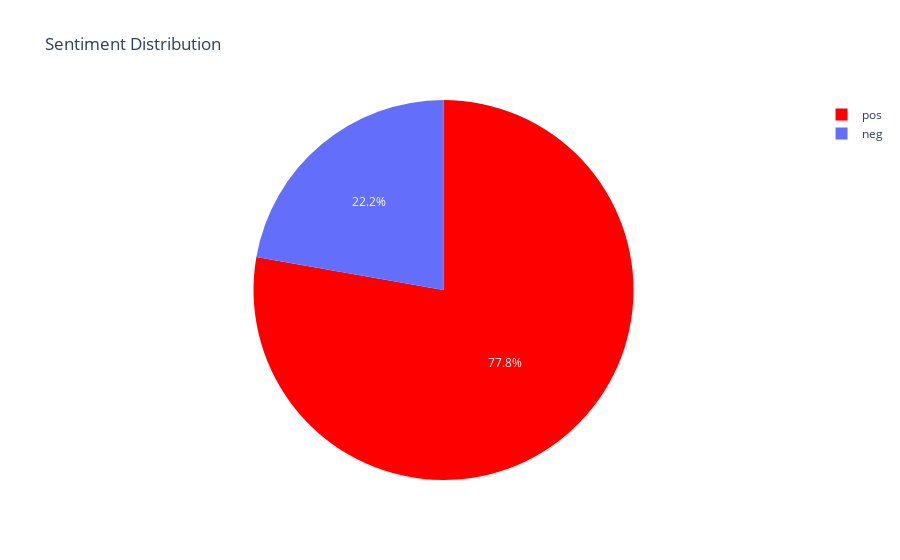

Here is the notebook cell this chart was saved with:
### Code cell
iplot(fig)

### Figure 1 — Plotly figure (JSON) as saved in the notebook; plotly's stock layout.template omitted (floating-point values rounded to 4 significant figures)
{"data": [{"hoverinfo": "value", "labels": ["pos", "neg"], "marker": {"colors": ["red"]}, "type": "pie", "values": [14, 4]}], "layout": {"title": {"text": "Sentiment Distribution"}}}
